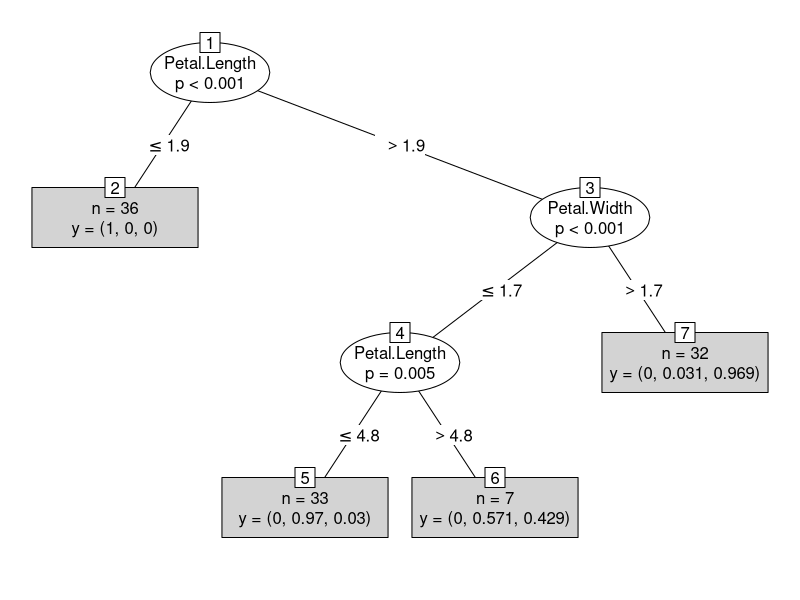

R code for this plot:
#Decision Tree on iris dataset
getwd()
data("iris")

#Split
s <- sample(2, nrow(iris), replace = T, prob = c(0.7,0.3))#note the probs will be approx
train <- iris[s==1,]
test <- iris[s==2,]

  #verification
  library(dplyr)
  a<- as.data.frame(s)
  a%>%count(a==1)

#Invoke the decision tree
set.seed(9850)
install.packages('party')
library(party)
formula <- Species ~ .
model <- ctree(formula = formula, data = train)
print(model)
plot(model, type = 'simple')

p1 <- predict(model, test)
table(test[,5], p1) #prediction based on testing data
mean(test[,5] == p1) #93.6% accuracy


#Outcome of the predicted results Vs. the actual data
outcome <- table(predict(model), train[,5]) #prediction based on training data
accuracy <- sum(diag(outcome))/(3+sum(diag(outcome)))
accuracy #97.08% accuracy

table(predict(model))
length(predict(model))
class(predict(model))
